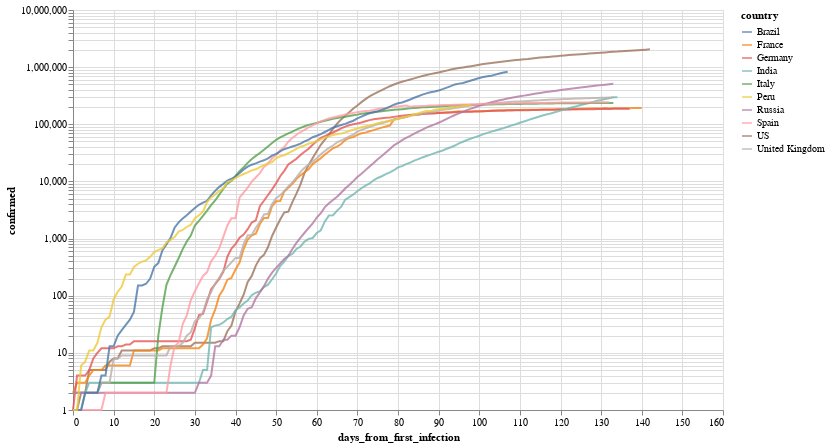

Here is the notebook cell this chart was saved with:
### Markdown cell above
Por ejemplo, evolución (interactiva!) de los paises con mas infectados

### Code cell
total_confirmed_by_country = global_df.groupby('country').confirmed.max().sort_values(ascending=False)
selected_countries = total_confirmed_by_country[total_confirmed_by_country > 1000].index

plot_df = global_df[
    (global_df.confirmed > 0) & 
    (global_df.country.isin(selected_countries[:10]))
].sort_values('date')

selection = alt.selection_multi(
    fields=['country'], 
    bind='legend', 
    init=[{'country': c} for c in selected_countries[:10]]
)


(
    alt.Chart(plot_df)
       .mark_line()
       .encode(
           x='days_from_first_infection', 
           y=alt.Y('confirmed', scale=alt.Scale(type='log')), 
           color='country',
           opacity=alt.condition(selection, alt.value(.8), alt.value(.05))
       ).add_selection(selection)
        .properties(width=650, height=400)
       
)

### Figure 1 — Vega-Lite specification as saved in the notebook (floating-point values rounded to 4 significant figures; data arrays with more than 128 entries replaced by an {"elided": "..."} marker saying what was removed)
{"config": {"view": {"continuousWidth": 400, "continuousHeight": 300}}, "data": {"name": "data-203ed985297fcc173d8fe592223bad1e"}, "mark": "line", "encoding": {"color": {"type": "nominal", "field": "country"}, "opacity": {"condition": {"value": 0.8, "selection": "selector001"}, "value": 0.05}, "x": {"type": "quantitative", "field": "days_from_first_infection"}, "y": {"type": "quantitative", "field": "confirmed", "scale": {"type": "log"}}}, "height": 400, "selection": {"selector001": {"type": "multi", "fields": ["country"], "bind": "legend", "init": [{"country": "US"}, {"country": "Brazil"}, {"country": "Russia"}, {"country": "India"}, {"country": "United Kingdom"}, {"country": "Spain"}, {"country": "Italy"}, {"country": "Peru"}, {"country": "France"}, {"country": "Germany"}]}}, "width": 650, "$schema": "https://vega.github.io/schema/vega-lite/v4.8.1.json", "datasets": {"data-203ed985297fcc173d8fe592223bad1e": {"elided": "1299 records"}}}
